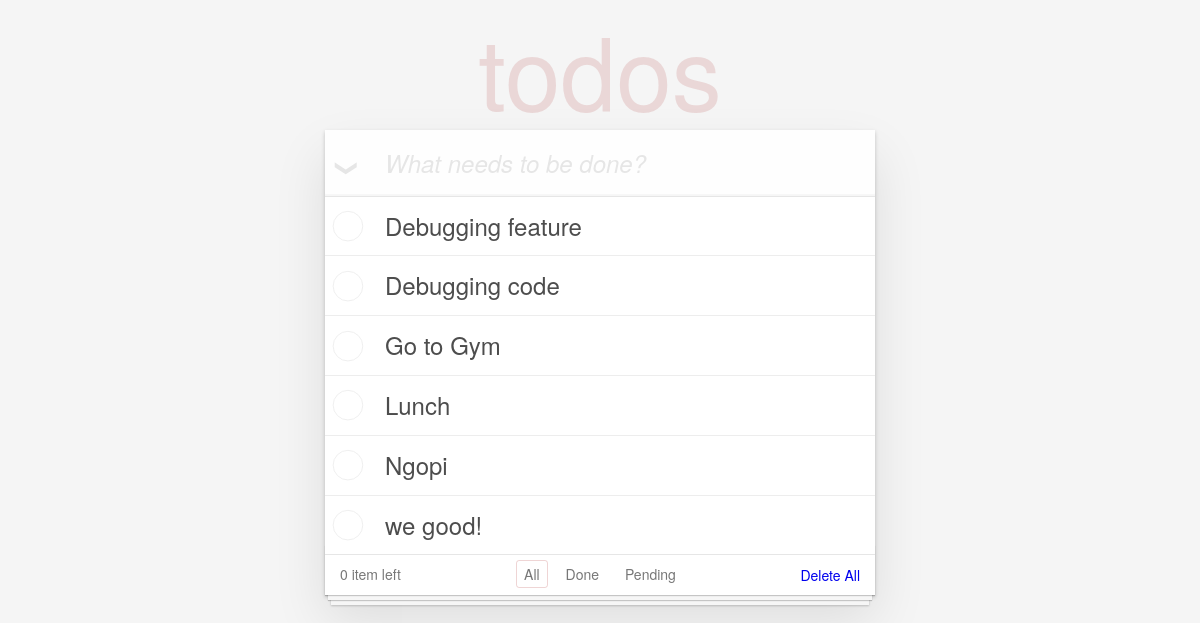
/todo/, run on an earlier commit of the app's database.
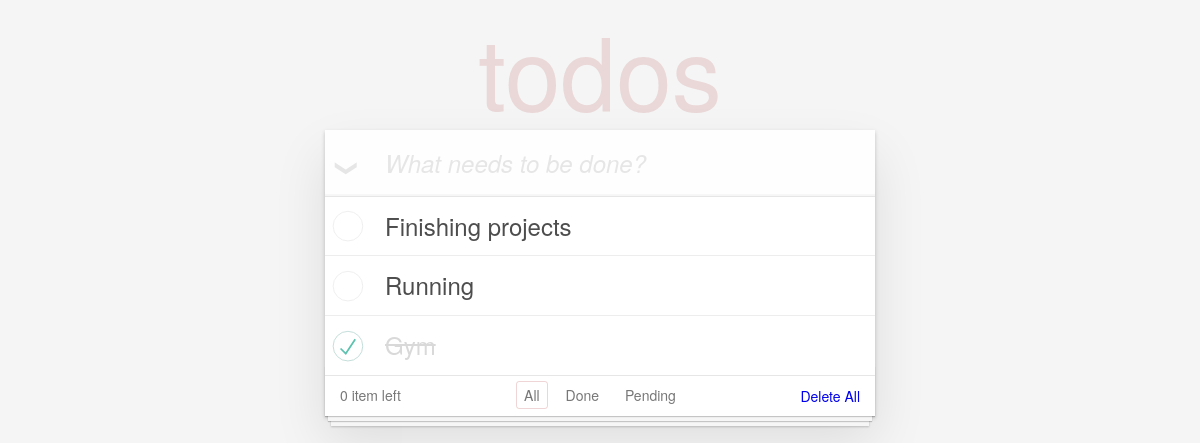
And on a later commit of the database.
### todo/models.py (models this page shows, shortened)
class Todo(models.Model):
    title = models.TextField(max_length=200)
    status = models.BooleanField(default=False)

### todo/views.py (the view)
# urls.py: path('', views.index, name='index'),
def index(request):
    items = Todo.objects.order_by('-id')
    return render(request, 'todo/index.html', {'items': items})

### todo/templates/todo/index.html (shortened to what this page needs)
<!doctype html>
<html lang="en">
{% load static %}
	<head>
		<link rel="stylesheet" href="{% static 'todo/css/index.css' %}">
	</head>
	<body>
		<section class="todoapp">
			<header class="header">
				<h1>todos</h1>
				<form method="post" action="{% url 'create' %}">
					<input class="new-todo" placeholder="What needs to be done?" name="title" autofocus>
				</form>
			</header>
			<section class="main">
				<label for="toggle-all">Mark all as complete</label>
				<ul class="todo-list">
					{% if items %}
						{% for item in items %}
							<li {% if item.status %}class="completed"{% endif %}>
								<div class="view">
									<form method="post" action="{% url 'update' item.id %}">
										<label>{{ item.title }}</label>
									</form>
								</div>
							</li>
						{% endfor %}
					{% endif %}
				</ul>
			</section>
			<footer class="footer">
				<span class="todo-count"><strong>0</strong> item left</span>
				<ul class="filters">
					<li>
						<a {% if request.path == '/todo/' %}class="selected"{% endif %} href="{% url 'index' %}">All</a>
					</li>
					<li>
						<a {% if request.path == '/todo/done/' %}class="selected"{% endif %} href="{% url 'done' %}">Done</a>
					</li>
					<li>
						<a {% if request.path == '/todo/pending/' %}class="selected"{% endif %} href="{% url 'pending' %}">Pending</a>
					</li>
				</ul>
				<a href="{% url 'delete_all' %}" class="clear-completed">Delete All</a>
			</footer>
		</section>
	</body>
</html>

### todo/static/todo/css/index.css (style rules this page uses)
html, body { margin: 0; padding: 0; }
body { font: 14px 'Helvetica Neue', Helvetica, Arial, sans-serif; line-height: 1.4em; background: #f5f5f5; color: #4d4d4d; min-width: 230px; max-width: 550px; margin: 0 auto; -webkit-font-smoothing: antialiased; -moz-osx-font-smoothing: grayscale; font-weight: 300; }
.todoapp { background: #fff; margin: 130px 0 40px 0; position: relative; box-shadow: 0 2px 4px 0 rgba(0, 0, 0, 0.2), 0 25px 50px 0 rgba(0, 0, 0, 0.1); }
.todoapp h1 { position: absolute; top: -155px; width: 100%; font-size: 100px; font-weight: 100; text-align: center; color: rgba(175, 47, 47, 0.15); -webkit-text-rendering: optimizeLegibility; -moz-text-rendering: optimizeLegibility; text-rendering: optimizeLegibility; }
.new-todo, .edit { position: relative; margin: 0; width: 100%; font-size: 24px; font-family: inherit; font-weight: inherit; line-height: 1.4em; border: 0; color: inherit; padding: 6px; border: 1px solid #999; box-shadow: inset 0 -1px 5px 0 rgba(0, 0, 0, 0.2); box-sizing: border-box; -webkit-font-smoothing: antialiased; -moz-osx-font-smoothing: grayscale; }
.new-todo { padding: 16px 16px 16px 60px; border: none; background: rgba(0, 0, 0, 0.003); box-shadow: inset 0 -2px 1px rgba(0,0,0,0.03); }
.main { position: relative; z-index: 2; border-top: 1px solid #e6e6e6; }
.toggle-all + label { width: 60px; height: 34px; font-size: 0; position: absolute; top: -52px; left: -13px; -webkit-transform: rotate(90deg); transform: rotate(90deg); }
.toggle-all + label:before { content: '❯'; font-size: 22px; color: #e6e6e6; padding: 10px 27px 10px 27px; }
.todo-list { margin: 0; padding: 0; list-style: none; }
.todo-list li { position: relative; font-size: 24px; border-bottom: 1px solid #ededed; }
.todo-list li:last-child { border-bottom: none; }
.todo-list li .toggle + label { background-repeat: no-repeat; background-position: center left; }
.todo-list li label { word-break: break-all; padding: 15px 15px 15px 60px; display: block; line-height: 1.2; transition: color 0.4s; }
.todo-list li.completed label { color: #d9d9d9; text-decoration: line-through; }
.footer { color: #777; padding: 10px 15px; height: 20px; text-align: center; border-top: 1px solid #e6e6e6; }
.footer:before { content: ''; position: absolute; right: 0; bottom: 0; left: 0; height: 50px; overflow: hidden; box-shadow: 0 1px 1px rgba(0, 0, 0, 0.2), 0 8px 0 -3px #f6f6f6, 0 9px 1px -3px rgba(0, 0, 0, 0.2), 0 16px 0 -6px #f6f6f6, 0 17px 2px -6px rgba(0, 0, 0, 0.2); }
.todo-count { float: left; text-align: left; }
.todo-count strong { font-weight: 300; }
.filters { margin: 0; padding: 0; list-style: none; position: absolute; right: 0; left: 0; }
.filters li { display: inline; }
.filters li a { color: inherit; margin: 3px; padding: 3px 7px; text-decoration: none; border: 1px solid transparent; border-radius: 3px; }
.filters li a.selected { border-color: rgba(175, 47, 47, 0.2); }
.clear-completed, html .clear-completed:active { float: right; position: relative; line-height: 20px; text-decoration: none; cursor: pointer; }

What changed in the data, as far as the page shows it:
removed Todo: title "Debugging feature"
removed Todo: title "Debugging code"
removed Todo: title "Go to Gym"
removed Todo: title "Lunch"
removed Todo: title "Ngopi"
removed Todo: title "we good!"
added Todo: title "Finishing projects"
added Todo: title "Running"
added Todo: title "Gym", status True (drawn)
